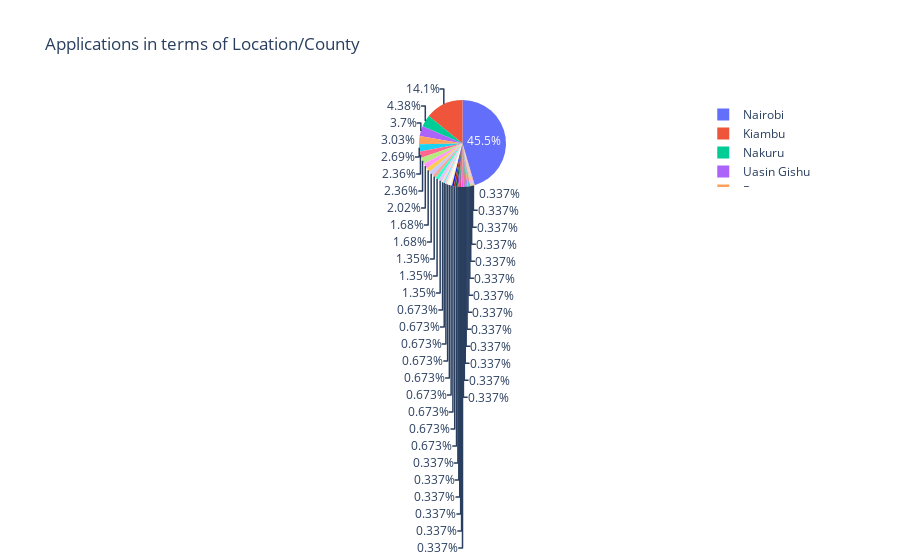

Notebook code for this chart:
### Markdown cell above
## 3. Graphical Representation to show Applications in terms of Location/County

### Code cell
df_location = df.groupby(['Location'])['Location'].count().reset_index(name='count')

import plotly.express as px

plt.rcParams["figure.figsize"] = [10.50, 6.50]
plt.rcParams["figure.autolayout"] = True

fig = px.pie(df_location, values='count', names='Location', title='Applications in terms of Location/County')
fig.show()

### Figure 1 — Plotly figure (JSON) as saved in the notebook; plotly's stock layout.template omitted (floating-point values rounded to 4 significant figures)
{"data": [{"domain": {"x": [0, 1], "y": [0, 1]}, "hovertemplate": "Location=%{label}<br>count=%{value}<extra></extra>", "labels": ["Baringo", "Bomet", "Bungoma", "Elgeyo Marakwet ", "Elgoyo Marakwet", "Embu", "International", "Kajiado", "KakaCa", "Kericho", "Kericho ", "Kiambu", "Kilifi", "Kirinyaga", "Kisii", "Kisumu", "Kisumu ", "Kitui", "Laikipia", "Machakos", "Makueni", "Makueni ", "Meru", "Migori", "Mombasa", "Mombasa ", "Muranga", "Muranga ", "Nairobi", "Nairobi ", "Nakuru", "Nandi", "Narok", "Nyamira ", "Nyandarua", "Nyeri", "Siaya", "Tharaka Nithi", "TransNzoia", "Uasin Gishu", "Uasin Gishu ", "West Pokot"], "legendgroup": "", "name": "", "showlegend": true, "type": "pie", "values": [1, 1, 9, 1, 1, 2, 2, 5, 5, 1, 1, 42, 4, 1, 2, 7, 1, 6, 1, 4, 2, 1, 2, 1, 7, 2, 2, 2, 135, 8, 13, 4, 1, 1, 1, 2, 1, 1, 1, 11, 1, 1]}], "layout": {"legend": {"tracegroupgap": 0}, "title": {"text": "Applications in terms of Location/County"}}}
